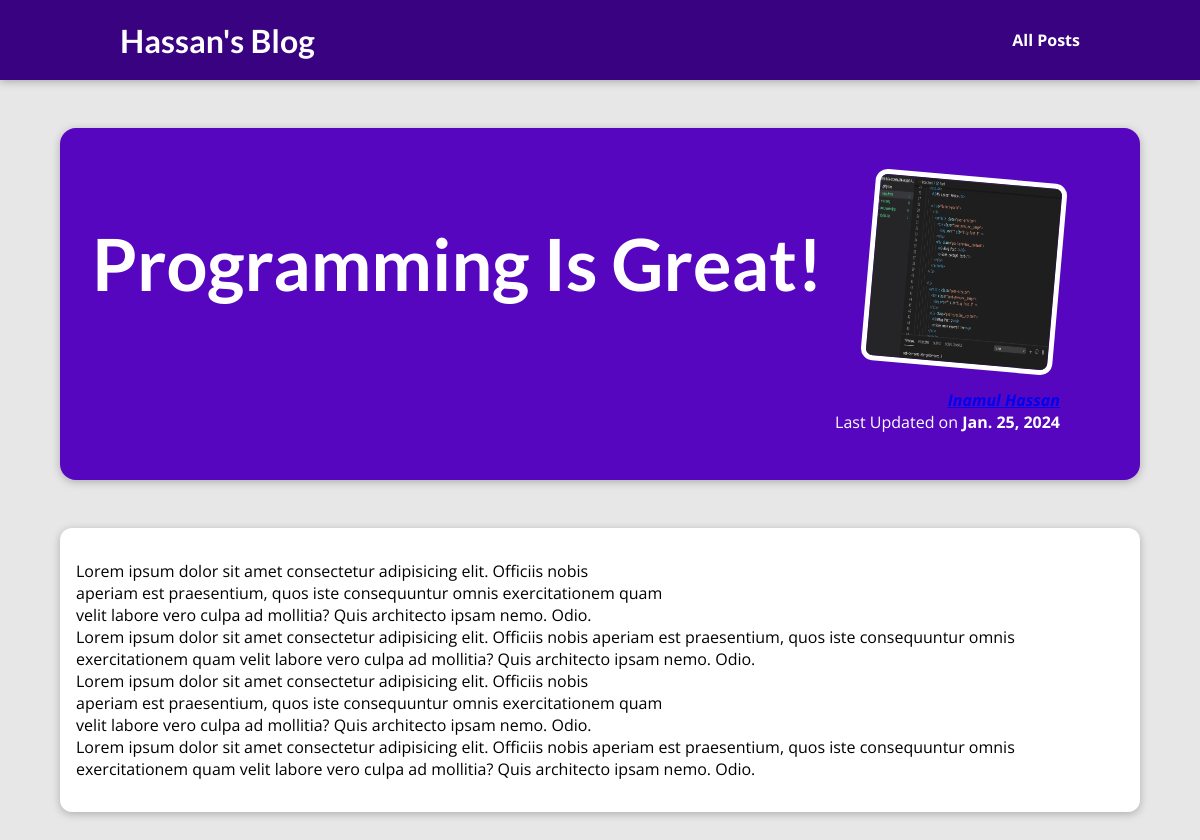
Page /posts/programming-is-fun on the committed database.
### blog/models.py (models this page shows, shortened)
class Posts(models.Model):
    title = models.CharField(max_length=100)
    slug = models.SlugField(default="", null=False, db_index=True, unique=True)
    excert = models.CharField(max_length=200)
    content = models.TextField(validators=[MinLengthValidator(10)])
    date = models.DateField(auto_now_add=True)
    image_name = models.CharField(max_length=100)
    author = models.ForeignKey(Author, on_delete=models.SET_NULL, null=True)
    tags = models.ManyToManyField(Tag)
    class Meta:
        verbose_name_plural = "Posts"

class Author(models.Model):
    first_name = models.CharField(max_length=100)
    last_name = models.CharField(max_length=100)
    email = models.EmailField(null=False)
    def __str__(self) -> str:
        return f"{self.first_name} {self.last_name}"

### blog/views.py (the view)
# urls.py: path("posts/<slug:slug>", views.single_post, name="single-post")
def single_post(request, slug):
    identified_post = get_object_or_404(Posts, slug=slug)
    return render(request=request, template_name="blog/post-detail.html", context={"post": identified_post, "post_tags": identified_post.tags.all()})

### blog/templates/blog/post-detail.html (shortened to what this page needs)
{% extends "base.html" %}
{% load static %}
{% block style_block %}
  <link rel="stylesheet" href="{% static "blog/post-detail.css" %}" />
{% endblock %}
{% block body_content_block %}
<section id='summary'>
<h2> {{post.title}} </h2>
<article>
  <img src="{% static "blog/images/"|add:post.image_name %}" alt="{{post.title}}" />
  <address><a href="mailto:{{post.author.email}}"> {{post.author}}</a> </address>
  <div>
    Last Updated on <time>{{post.date}}</time>
  </div>
</article>
</section>
<main>
{{post.content|linebreaks}}
</main>
{% endblock %}

### static/app.css (style rules this page uses)
* { box-sizing: border-box; }
html { font-family: 'Open Sans', 'Lato', sans-serif; }
body { margin: 0; }
h1, h2, h3 { font-family: 'Lato', sans-serif; font-weight: bold; }

### blog/static/blog/post-detail.css (style rules this page uses)
body { background-color: #e7e7e7; }
#summary { margin: 8rem auto 3rem auto; padding: 2rem; width: 90%; max-width: 90rem; border-radius: 16px; background-color: #5706c0; position: relative; box-shadow: 0 2px 8px rgba(0, 0, 0, 0.25); height: 22rem; }
#summary h2 { color: white; font-size: 4.5rem; }
#summary article { position: absolute; top: 2rem; right: 3rem; padding: 1rem 2rem; border-radius: 12px; text-align: right; color: white; }
#summary article img { width: 12rem; height: 12rem; border-radius: 12px; transform: rotateZ(5deg); border: 5px solid white; margin-bottom: 1rem; }
#summary address { font-weight: bold; }
#summary time { font-weight: bold; }
main { width: 90%; max-width: 90rem; margin: 3rem auto; background-color: white; padding: 1rem; border-radius: 12px; box-shadow: 0 2px 8px rgba(0, 0, 0, 0.25); }

### rows in the picture
Posts: title "Programming Is Great!", image_name (picture), author "Inamul Hassan", date "Jan. 25, 2024", content "Lorem ipsum dolor sit amet consectetur adipisicing elit. Officiis nobis aperiam est praesentium, quos iste consequuntur omnis exercitationem quam velit labore vero culpa ad mollitia? Quis architecto ipsam nemo. Odio. Lorem ipsum dolor sit amet consectetur adipisicing elit. Officiis nobis aperiam est praesentium, quos iste consequuntur omnis exercitationem quam velit labore vero culpa ad mollitia? Quis architecto ipsam nemo. Odio. Lorem ipsum dolor sit amet consectetur adipisicing elit. Officiis nobis aperiam est praesentium, quos iste consequuntur omnis exercitationem quam velit labore vero culpa ad mollitia? Quis architecto ipsam nemo. Odio. Lorem ipsum dolor sit amet consectetur…"
